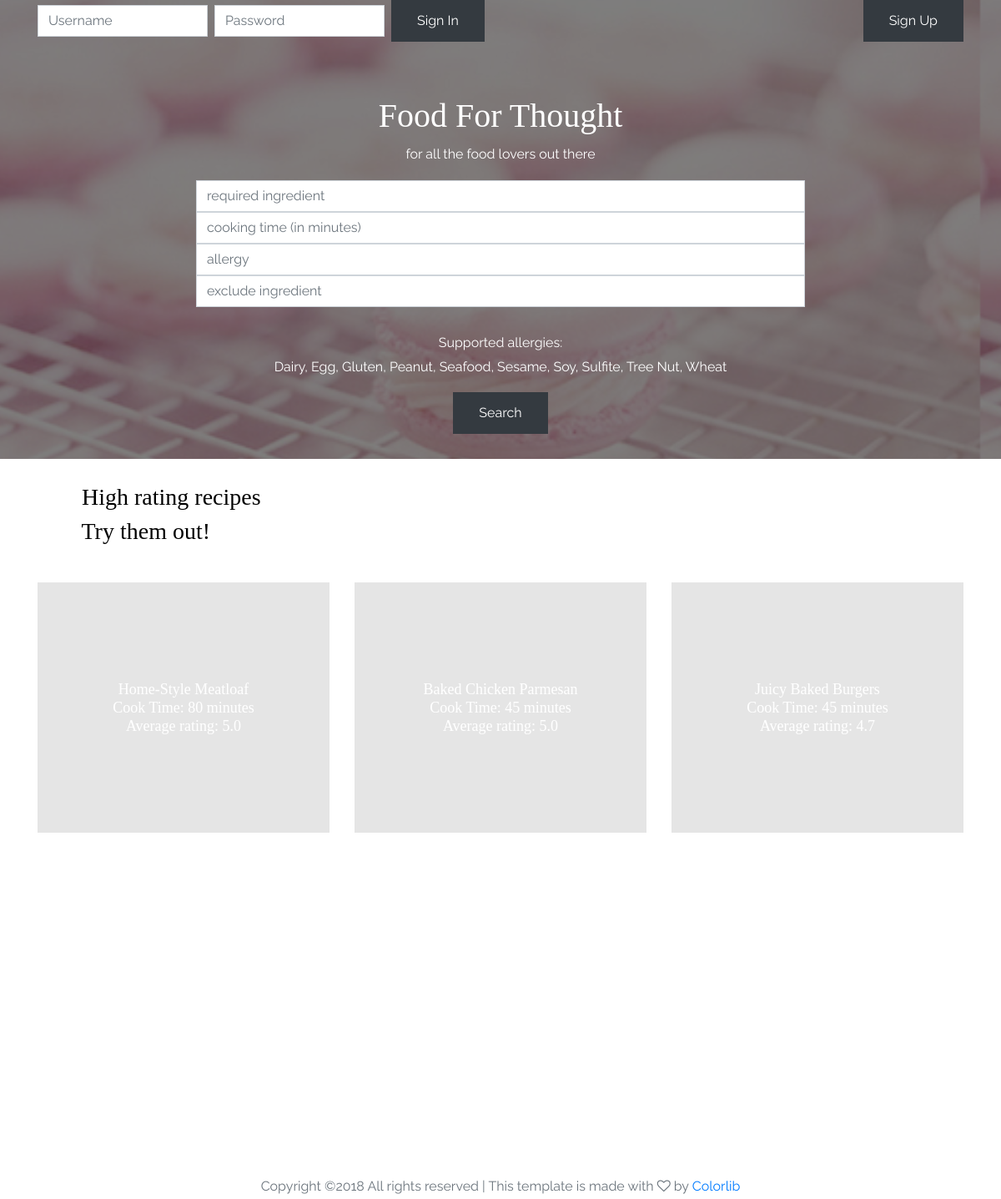
The page / on the database its author committed.
### declarative.py (models this page shows)
class Api(Base):
    __tablename__ = 'API'
    id = Column(String(100), primary_key=True) #id of recipe
    name = Column(String(50), nullable=False)
    image = Column(String(200), nullable=False)
    time = Column(Integer, nullable=False)
    rate = Column(Float) #actually rate
    total_count = Column(Integer) #value
    total = Column(Integer) #number of users have rated

### routes.py (the view, shortened to what this page needs)
@app.route('/', methods=['GET', 'POST'])
def index():
	data = []
	data = SS.get_recommend()
	return render_template('home.html', error=0, login=roles.login_role, data=data)

### RecipeSystem.py (called while the page is built)
    def get_recommend(self):
        try:
            all_recipes = []
            result = self.session.query(Api).order_by(Api.rate.desc()).all()
            j = 0
            for i in result:
                if j == 6:
                    break
                rec_id = i.id
                recipe = self.session.query(Api).filter(Api.id==rec_id).first()
                d = {}
                d['id'] = recipe.id
                d['name'] = recipe.name
                d['image'] = recipe.image
                d['time'] = recipe.time
                d['rate'] = recipe.rate
                all_recipes.append(d)
                j = j + 1
            return all_recipes
        except:
            print("Can't find recipe")
            pass

### templates/home.html (shortened to what this page needs)
<!doctype html>
<html lang="en">
  <head>
    <link rel="stylesheet" href="{{url_for("static",filename="css/bootstrap.css")}}">
    <link rel="stylesheet" href="{{url_for("static",filename="css/animate.css")}}">
    <link rel="stylesheet" href="{{url_for("static",filename="css/owl.carousel.min.css")}}">
    <link rel="stylesheet" href="{{url_for("static",filename="fonts/ionicons/css/ionicons.min.css")}}">
    <link rel="stylesheet" href="{{url_for("static",filename="fonts/fontawesome/css/font-awesome.min.css")}}">
    <link rel="stylesheet" href="{{url_for("static",filename="css/style.css")}}">
  </head>
  <body>
    {% if login %}
     <header role="banner">
      <nav class="navbar navbar-expand-md navbar-dark bg-light">
        <div class="container">
          <div class="collapse navbar-collapse navbar-light" id="navbarsExample05">
            <ul class="navbar-nav ml-auto pl-lg-5 pl-0">
              <li class="nav-item">
                <a class="nav-link" href="{{ url_for('dashboard') }}">Dashboard</a>
              </li>
              <li class="nav-item">
                <a class="nav-link" href="{{ url_for('recent') }}">Recently Viewed</a>
              </li>
              <li class="nav-item">
                <a class="nav-link" href="{{ url_for('my_favorite') }}">Favourite</a>
              </li>
              <li class="nav-item">
                <a class="nav-link" href="{{ url_for('logout') }}">Sign Out</a>
              </li>
            </ul>
          </div>
        </div>
      </nav>
    </header>
    {% else %}
    <header role="banner">
      <nav class="navbar navbar-expand-md navbar-dark bg-light">
        <div class="container">
          <form method="post" class="form-inline">
            <input type="text" class="form-control mr-sm-2 mb-2 mb-sm-0" id="user_name" name="user_name" placeholder="Username">
            <input type="password" class="form-control mr-sm-2 mb-2 mb-sm-0" id="password" name="password" placeholder="Password">
            <button name="search" type="submit" class="btn btn-dark mt-2 mt-sm-0" value="signin">Sign In</button>
          </form>
          <form method="post">
            <button name="search" type="submit" class="btn btn-dark mt-2 mt-sm-0" value="signup">Sign Up</button>
          </form>
        </div>
      </nav>
      <div class="container">
        <div class="row align-items-center site-hero-inner justify-content-center">
          <div class="col-md-8 text-center">
          </div>
        </div>
      </div>
    </header>
    {% endif %}
    <section class="site-hero site-hero-innerpage overlay" data-stellar-background-ratio="0.5" style="background-image: url('static/images/centre_image.jpg');">
      <div class="container">
        <div class="row align-items-center site-hero-inner justify-content-center">
          <div class="col-md-8 text-center">
              <div class="mb-5 element-animate">
                            <br>
                            <br>
                            <br>
                            <br>
                            <h1>Food For Thought</h1>
                            <p>for all the food lovers out there</p>
                            <form method="post">
                              <div class="input-group custom-search-form">
                                <input name="ingredient" type="text" class="form-control" placeholder="required ingredient" required="required">
                              </div>
                              <div class="input-group custom-search-form">
                                <input name="time" type="text" class="form-control" placeholder="cooking time (in minutes)">
                              </div>
                              <div class="input-group custom-search-form">
                                <input name="allergy" type="text" class="form-control" placeholder="allergy">
                              </div>
                              <div class="input-group custom-search-form">
                                <input name="exclude" type="text" class="form-control" placeholder="exclude ingredient">
                              </div>
                              <br>
                          <p> Supported allergies: <br> Dairy, Egg, Gluten, Peanut, Seafood, Sesame, Soy, Sulfite, Tree Nut, Wheat</p>
                          <span class="input-group-btn">
                          <button name="search" type="submit" class="btn btn-dark mt-2 mt-sm-0" value="search">Search</button>
                          </span>
                          </form>
                          </div>
                        </div>
                      </div>
                    </div>
                  </section>
    <br>
    <h3>&nbsp;&nbsp;&nbsp;&nbsp;&nbsp;&nbsp;&nbsp;&nbsp;&nbsp;&nbsp;&nbsp;&nbsp;&nbsp;
      High rating recipes </h3>
    <h3>&nbsp;&nbsp;&nbsp;&nbsp;&nbsp;&nbsp;&nbsp;&nbsp;&nbsp;&nbsp;&nbsp;&nbsp;&nbsp;
      Try them out! </h3>
    <br><br><br>
    <section class="feature-destination">
      <div class="container">
        <div class="row">
          {% if data %}
             {% for recipe in data %}
           <div class="col-md-4 element-animate ">
                <a href = "{{ url_for('get_recipe', recipeID = recipe['id']) }}" class="img-bg" style="background-image: url({{recipe['image']}})">
                <div class="text">
                <h2>
                {{recipe['name']}} <br>
                Cook Time: {{(recipe['time']|int /60)|round|int}} minutes<br>
                Average rating: {{recipe['rate']|round(1)}}
                </h2>
                </div>
                </a>
           </div>
          {% endfor %}
       {% endif %}
             </div>
        </div>
    </section>
            <div class="row justify-content-center">
          <div class="col-md-7 text-center">
Copyright &copy;<script>document.write(new Date().getFullYear());</script> All rights reserved | This template is made with <i class="fa fa-heart-o" aria-hidden="true"></i> by <a href="https://colorlib.com" target="_blank">Colorlib</a>
          </div>
        </div>
  </body>
</html>

### static/css/style.css (style rules this page uses)
body { background: #fff; font-family: "Raleway", arial, sans-serif; font-weight: 400; font-size: 16px; line-height: 1.8; color: #6c757d; }
a { -webkit-transition: .3s all ease; -o-transition: .3s all ease; transition: .3s all ease; text-decoration: none; }
h1, h2, h3, h4, h5 { color: #000; font-family: "Playfair Display", times, serif; }
header { position: absolute; top: 0; left: 0; width: 100%; z-index: 5; }
header .navbar { padding-top: 0; padding-bottom: 0; background: transparent !important; }
.site-hero { background-size: cover; background-position: center center; min-height: 750px; height: 100vh; }
.site-hero > .container { position: relative; z-index: 2; }
.site-hero.overlay { position: relative; }
.site-hero.overlay:before { content: ""; background: rgba(0, 0, 0, 0.5); width: 100%; z-index: 1; position: absolute; top: 0; left: 0; right: 0; bottom: 0; }
.site-hero.overlay h1, .site-hero.overlay p { color: #fff; }
.site-hero .site-hero-inner { min-height: 750px; height: 100vh; }
.site-hero-innerpage, .site-hero-innerpage .site-hero-inner { min-height: 550px; height: 50vh; }
.img-bg { background-size: cover; }
.feature-destination, .slider-wrap { position: relative; z-index: 10; margin-top: -50px; margin-bottom: 50px; }
.feature-destination .img-bg, .slider-wrap .img-bg { margin-bottom: 30px; display: block; height: 300px; position: relative; top: 0; -webkit-transition: .2s all ease; -o-transition: .2s all ease; transition: .2s all ease; }
.feature-destination .img-bg:before, .slider-wrap .img-bg:before { content: ""; top: 0; left: 0; bottom: 0; right: 0; background: #000; opacity: .1; position: absolute; -webkit-transition: .3s all ease; -o-transition: .3s all ease; transition: .3s all ease; }
.feature-destination .img-bg .text, .slider-wrap .img-bg .text { position: absolute; top: 50%; left: 50%; text-align: center; width: 80%; -webkit-transform: translate(-50%, -50%); -ms-transform: translate(-50%, -50%); transform: translate(-50%, -50%); }
.feature-destination .img-bg .text h2, .slider-wrap .img-bg .text h2 { -webkit-transition: .3s all ease; -o-transition: .3s all ease; transition: .3s all ease; margin: 0; padding: 0; font-size: 18px; font-weight: 400; color: #fff; top: 0px; position: relative; }
.btn, .form-control { outline: none; -webkit-box-shadow: none !important; box-shadow: none !important; border-radius: 0; }
.form-control { -webkit-box-shadow: none !important; box-shadow: none !important; }
.btn { -webkit-transition: .3s all ease; -o-transition: .3s all ease; transition: .3s all ease; padding: 12px 30px; }
.element-animate { opacity: 0; visibility: hidden; }

### rows shown on the page
Api: name "Home-Style Meatloaf", (recipe['time']|int/60)|round|int "80", rate "5.0"
Api: name "Baked Chicken Parmesan", (recipe['time']|int/60)|round|int "45", rate "5.0"
Api: name "Juicy Baked Burgers", (recipe['time']|int/60)|round|int "45", rate "4.7"
